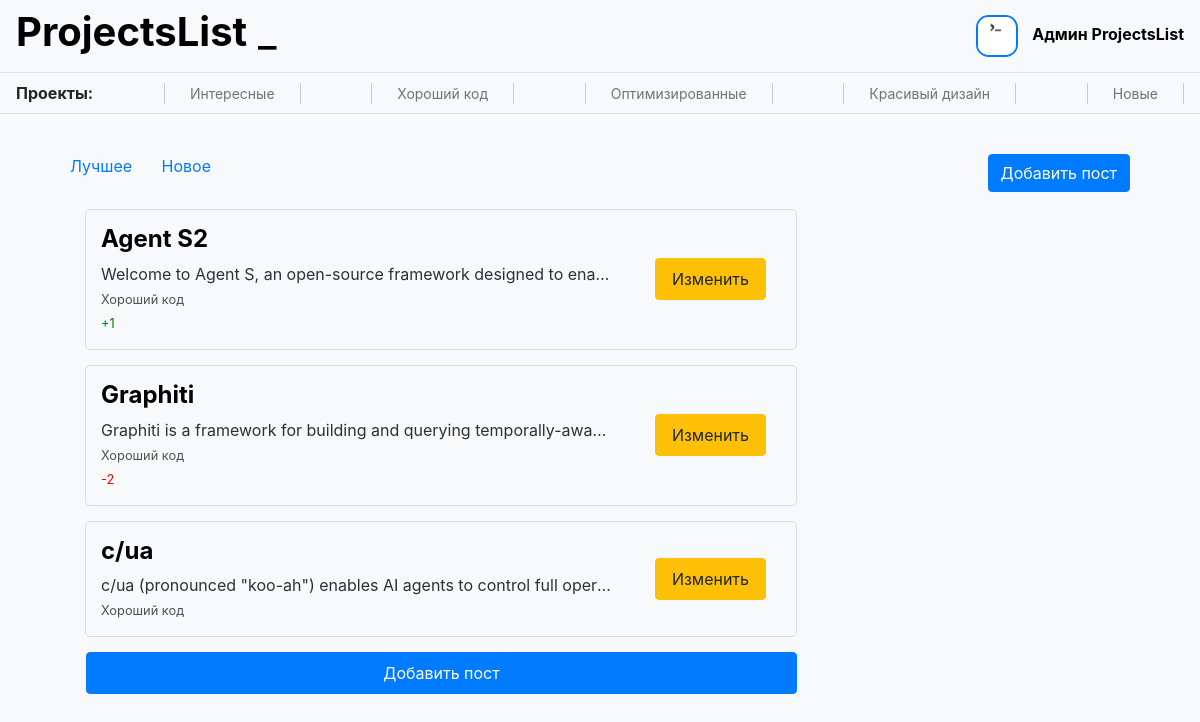
Page /goodcode (signed in) on the committed database.
### data/users.py (models this page shows, shortened)
class User(SqlAlchemyBase, UserMixin):
    __tablename__ = 'users'
    id = sa.Column(sa.Integer, primary_key=True, autoincrement=True)
    name = sa.Column(sa.String)
    mail = sa.Column(sa.String, unique=True)
    hashed_password = sa.Column(sa.String)
    info = sa.Column(sa.String)
    image = sa.Column(sa.String)
    github = sa.Column(sa.String)
    create_time = sa.Column(sa.DateTime, default=datetime.now)
    posts = sa.orm.relationship('Post', back_populates='author')
    comments = sa.orm.relationship('Comment', back_populates='author')
    liked_posts = sa.orm.relationship('Post', back_populates='users_who_liked', secondary='rating_posts')
    liked_comments = sa.orm.relationship('Comment', back_populates='users_who_liked', secondary='rating_comments')

### data/posts.py (models this page shows)
class Post(SqlAlchemyBase):
    __tablename__ = 'posts'
    id = sa.Column(sa.Integer, primary_key=True, autoincrement=True)
    title = sa.Column(sa.String)
    text = sa.Column(sa.String)
    project_link = sa.Column(sa.String)
    category = sa.Column(sa.String)
    like = sa.Column(sa.Integer, default=0)
    dislike = sa.Column(sa.Integer, default=0)
    create_time = sa.Column(sa.DateTime, default=datetime.now)
    author = sa.orm.relationship('User', back_populates='posts')
    author_id = sa.Column(sa.Integer, sa.ForeignKey('users.id'))
    users_who_liked = sa.orm.relationship('User', back_populates='liked_posts', secondary='rating_posts')
    comments = sa.orm.relationship('Comment', back_populates='post')

### server.py (the view)
@app.route('/<category>')
@app.route('/<category>/<filter>')
def posts_list(category, filter='new'):
    try:
        db = db_session.create_session()
        if category == 'interesting':
            posts = db.query(Post).filter(Post.category=='Интересное')
        elif category == 'goodcode':
            posts = db.query(Post).filter(Post.category=='Хороший код')
        elif category == 'optimized':
            posts = db.query(Post).filter(Post.category=='Оптимизированное')
        elif category == 'beautifuldesign':
            posts = db.query(Post).filter(Post.category=='Красивый дизайн')
        elif category == 'new':
            posts = db.query(Post).all()[::-1]
        else:
            flask.abort(404)
        if category != 'new':
            if filter == 'best':
                posts = posts.order_by(-(Post.like - Post.dislike)).all()
            else:
                posts = posts.all()
        return flask.render_template('posts_list.html', title='Посты', posts=posts, category=category)
    finally:
        db.close()

### data/db_session.py (called while the page is built)
def create_session() -> Session:
    global __factory
    return __factory()

### server.py (called while the page is built)
@login_manager.user_loader
def load_user(user_id):
    try:
        db = db_session.create_session()
        return db.query(User).get(user_id)
    finally:
        db.close()

### templates/posts_list.html
{% extends "base.html" %}
{% block content %}
<div class='container'>
    <p>
    <a class='filter' href='/{{category + '/best'}}'>Лучшее</a>
    <a class='filter' href='/{{category + '/new'}}'>Новое</a>
    {% if current_user.is_authenticated %}
    <a class='btn btn-primary' href='/add_post' style='float: right'>Добавить пост</a>
    {% endif %}
    </p>
    <div class='posts' style='display: inline-block'>
        {% for post in posts %}
            <div class='small-post'>
                <a href='posts/{{post.id}}' style='max-width: 75%'>
                    <div style='white-space: nowrap; overflow: hidden; text-overflow: ellipsis;'>
                        <h4>{{post.title}}</h4>
                        <p style='white-space: nowrap; overflow: hidden; text-overflow: ellipsis;'>{{post.text}}</p>
			<small>{{post.category}}</small>
			<p>
			{% if post.like > post.dislike %}
			<small style='color: green'>+{{ post.like - post.dislike }}</small>
			{% elif post.like < post.dislike %}
			<small style='color: red'>-{{ post.dislike - post.like }}</small>
			{% endif %}
			</p>
                    </div>
                </a>
                {% if current_user.id == post.author.id or current_user.id == 1 %}
                <div style='display: inline-block;'>
                    <a type='button' class='btn btn-warning' href='posts/edit/{{post.id}}'>Изменить</a>
                </div>
                {% endif %}
            </div>
        {% endfor %}
        {% if current_user.is_authenticated %}
        <a class='btn btn-primary' href='/add_post'>Добавить пост</a>
        {% endif %}
    </div>
</div>
{% endblock %}

### templates/base.html (shortened to what this page needs)
<!doctype html>
<html lang="en">
<head>
    <link rel="stylesheet"
          href="https://stackpath.bootstrapcdn.com/bootstrap/4.4.1/css/bootstrap.min.css"
>
    {% if style=='retro' %}
    <link text="text/css"  href="{{ url_for('static', filename='css/retro.css') }}" rel="stylesheet">
    {% else %}
    <link text="text/css"  href="{{ url_for('static', filename='css/style.css') }}" rel="stylesheet">
    {% endif %}
</head>
<body>
<header>
    <nav class="navbar">
        <h1><b><a href='/'>ProjectsList</a></b>
        <span class="blinking-symbol"><a href='/?style=retro'>_</a></span></h1>
        {% if current_user.is_authenticated %}
        	<div class='user-navbar'>
			<img class='user-icon' src='/{{current_user.image}}' width='42' height='42' /img>
			<a class='user-name' href="/user{{current_user.id}}">{{ current_user.name }}</a>
		</div>
        {% else %}
		<a class="btn btn-primary " href="/register">Зарегистрироваться</a>
		<a class="btn btn-success" href="/login">Войти</a>
        {% endif %}
    </nav>
    <nav class="category navbar ">
        <b>Проекты:</b>
        <a href='/interesting'>Интересные</a>
        <a href='/goodcode'>Хороший код</a>
        <a href='/optimized'>Оптимизированные</a>
        <a href='/beautifuldesign '>Красивый дизайн</a>
        <a href='/new'>Новые</a>
    </nav>
</header>
<main role="main" class='container'>
    {% block content %}{% endblock %}
</main>
</body>
</html>

### static/css/style.css (style rules this page uses)
.small-post { border: 1px solid #ddd; border-radius: 5px; margin: 15px; padding: 15px; align-items: center; display: flex; justify-content: space-between; overflow: hidden; white-space: nowrap; text-overflow: ellipsis; }
.small-post p { color: #303030; margin: 0px; text-overflow: ellipsis; }
.small-post small { color: #505050; margin: 0px; }
.small-post h4 { color: black; font-weight: bold; overflow: hidden; white-space: nowrap; text-overflow: ellipsis; }
.posts { width: 70%; display: flex; flex-direction: column; align-items: center; }
.posts .btn { display: block; cursor: pointer; text-align: center; margin: 15px; padding: 8px 16px; margin-left: 16px; flex-shrink: 0; }
.container { justify-content: space-between; flex-wrap: wrap; padding: 20px; }
body { background-color: #f8f9fa; }
.filter { padding-right: 25px; }
.navbar { border-bottom: 1px solid #dee2e6; }
.navbar a { text-decoration: none; color: #000; }
.user-icon { border-radius: 30%; margin-right: 10px; border: 2px solid #007bff; }
.user-name { color: #007bff; font-weight: bold; text-decoration: none; }
.category a { color: #6c757d; font-size: 14px; border-right: 1px solid; border-left: 1px solid; border-color: #ccc; padding-right: 25px; padding-left: 25px; }
.blinking-symbol { animation: blink 3s infinite; }

### rows in the picture
User: image (picture), name "Админ ProjectsList"
Post: title "Agent S2", text "Welcome to Agent S, an open-source framework designed to ena…", category "Хороший код", post.like-post.dislike "1"
Post: title "Graphiti", text "Graphiti is a framework for building and querying temporally-awa…", category "Хороший код", post.dislike-post.like "2"
Post: title "c/ua", text "c/ua (pronounced \"koo-ah\") enables AI agents to control full oper…", category "Хороший код"
